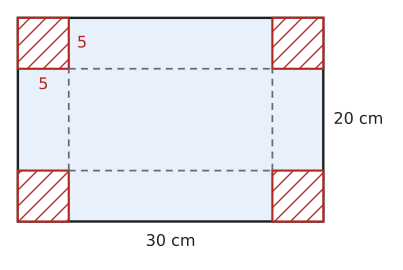

The Python source for this figure:
import sys; sys.path.insert(0, "tools")
from cizim import *

# Eğik izdüşüm: genişlik (x) ve yükseklik (z) gerçek ölçüde, derinlik (y) yarıya kısaltılmış ve 40° eğik.
KD, TETA = 0.5, np.radians(40)
CX, SY = KD * np.cos(TETA), KD * np.sin(TETA)
GOZ = np.array([CX, -1.0, SY])  # bakan göze doğru yön

def P(p):
    x, y, z = p
    return np.array([x + CX * y, z + SY * y])

def prizma(ax, taban, v, renkler=None, lw=2.0):
    """taban: dışbükey çokgenin 3B köşeleri, v: öteleme vektörü (yanal ayrıt). Görünmeyen ayrıtlar kesikli."""
    taban = [np.array(t, float) for t in taban]; v = np.array(v, float); n = len(taban)
    ust = [t + v for t in taban]; merkez = sum(taban) / n + v / 2
    yuzler = [list(range(n)), list(range(n, 2 * n))] + [[i, (i + 1) % n, n + (i + 1) % n, n + i] for i in range(n)]
    kose = taban + ust; gorunur = []
    for y in yuzler:
        a, b, c = kose[y[0]], kose[y[1]], kose[y[2]]
        nor = np.cross(b - a, c - a)
        if np.dot(nor, sum(kose[i] for i in y) / len(y) - merkez) < 0: nor = -nor
        gorunur.append(np.dot(nor, GOZ) > 1e-9)
    renkler = renkler or {}
    for k, y in enumerate(yuzler):
        if k in renkler and gorunur[k]:
            ax.add_patch(patches.Polygon([P(kose[i]) for i in y], closed=True, facecolor=renkler[k], edgecolor="none", zorder=1))
    kenarlar = {}
    for k, y in enumerate(yuzler):
        for j in range(len(y)):
            e = tuple(sorted((y[j], y[(j + 1) % len(y)])))
            kenarlar[e] = kenarlar.get(e, False) or gorunur[k]
    for (i, j), g in kenarlar.items():
        a, b = P(kose[i]), P(kose[j])
        if g: ax.plot([a[0], b[0]], [a[1], b[1]], color=YAZI, lw=lw, zorder=4, solid_capstyle="round")
        else: ax.plot([a[0], b[0]], [a[1], b[1]], color=SOLUK, lw=1.3, ls=(0, (4, 3)), zorder=2)
    return kose

def cizgi(ax, p, q, renk=KIRMIZI, lw=2.4, ls="-", z=5):
    a, b = P(p), P(q); ax.plot([a[0], b[0]], [a[1], b[1]], color=renk, lw=lw, ls=ls, zorder=z)

def yaz(ax, p, s, dx=0.0, dy=0.0, renk=YAZI, boy=13, **kw):
    q = P(p); ax.text(q[0] + dx, q[1] + dy, s, ha=kw.pop("ha", "center"), va=kw.pop("va", "center"), color=renk, fontsize=boy, zorder=7, **kw)

def dik(ax, k, u, w, r=0.4, renk=YAZI):
    k, u, w = np.array(k, float), np.array(u, float), np.array(w, float)
    u = u / np.linalg.norm(u); w = w / np.linalg.norm(w)
    pts = [P(k + r * u), P(k + r * u + r * w), P(k + r * w)]
    ax.plot([p[0] for p in pts], [p[1] for p in pts], color=renk, lw=1.3, zorder=6)

def bitir(ax, pay=0.6):
    ax.set_aspect("equal"); ax.axis("off"); ax.autoscale_view(); ax.margins(0.04)
# Alıştırma 9: 30 × 20 cm karton, köşelerden 5 × 5 cm kareler kesiliyor
fig, ax = sekil(5.2, 3.8)
W, H, k = 30, 20, 5
ax.add_patch(patches.Rectangle((0, 0), W, H, facecolor=MAVI_ACIK, edgecolor=YAZI, lw=1.8))
for x, y in ((0, 0), (W - k, 0), (0, H - k), (W - k, H - k)):
    ax.add_patch(patches.Rectangle((x, y), k, k, facecolor="white", edgecolor=KIRMIZI, lw=1.6, hatch="//"))
for x in (k, W - k): ax.plot([x, x], [k, H - k], color=SOLUK, lw=1.3, ls=(0, (4, 3)))
for y in (k, H - k): ax.plot([k, W - k], [y, y], color=SOLUK, lw=1.3, ls=(0, (4, 3)))
ax.text(W / 2, -1.2, "30 cm", ha="center", va="top", fontsize=12)
ax.text(W + 1.0, H / 2, "20 cm", ha="left", va="center", fontsize=12)
ax.text(k / 2, H - k - 0.8, "5", ha="center", va="top", fontsize=12, color=KIRMIZI)
ax.text(k + 0.8, H - k / 2, "5", ha="left", va="center", fontsize=12, color=KIRMIZI)
ax.set_xlim(-1, 37); ax.set_ylim(-4, 21)
ax.set_aspect("equal"); ax.axis("off")
kaydet(fig, __file__)
